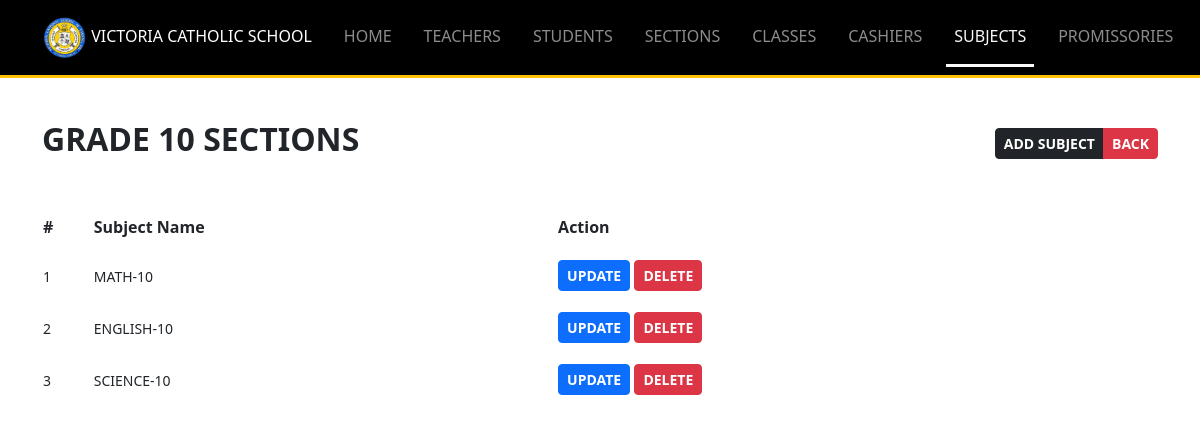
The page /Resources/views/admin/view_subjects.php?id=10 (signed in) on the database its author committed.
### tables this page shows
CREATE TABLE `subjects` (
  `id` int(11) NOT NULL,
  `name` varchar(255) DEFAULT NULL,
  `grade` enum('7','8','9','10') DEFAULT NULL,
  `created_at` timestamp NOT NULL DEFAULT current_timestamp(),
  `updated_at` timestamp NOT NULL DEFAULT current_timestamp() ON UPDATE current_timestamp()
);

### Backend-routes/admin/includes_get_specific_subjects_route.php (called while the page is built, shortened)
<?php
try {
    require_once $_SERVER['DOCUMENT_ROOT']."/Middleware/CheckIfAdmin.php";
    $fileName = "Location: subjects.php";
    require_once $_SERVER['DOCUMENT_ROOT']."/Backend-routes/admin/includes_user_checker_router.php";
    $stmt = $conn->prepare("SELECT * FROM subjects WHERE grade = ?");
    $stmt->bind_param("s", $accountID);
    $stmt->execute();
    $result = $stmt->get_result();
} catch (Exception $e) {
    errorSender('error '.$e->getMessage(), $fileName);
}
?>

### Resources/views/admin/view_subjects.php (the view, shortened to what this page needs)
<?php
require_once $_SERVER['DOCUMENT_ROOT']."/Middleware/CheckIfAdmin.php";
require_once $_SERVER['DOCUMENT_ROOT']."/Backend-routes/admin/includes_get_specific_subjects_route.php";
$count = 1;
require_once "../includes/header_layout.php";
?>
<body>
    <?php
        include "includes/navbar.php";
     ?>
     <div class="container mt-5">
        <div class="d-flex justify-content-between align-items-center mb-5">
            <h2 class="fw-bold">GRADE <?php echo $accountID ?> SECTIONS</h2>
            <div class="btn-group">
                <a href="teacher-add.php" class="btn btn-sm fw-bold btn-dark" data-bs-toggle="modal" data-bs-target="#addModal">ADD SUBJECT</a>
                <a href="subjects.php" class="btn btn-sm btn-danger fw-bold">BACK</a>
            </div>
        </div>
           <div class="table-responsive">
              <table id="sectionsTable">
                <thead>
                  <tr>
                    <th scope="col">#</th>
                    <th scope="col">Subject Name</th>
                    <th scope="col">Action</th>
                  </tr>
                </thead>
                <tbody id="tbody-sections">
                  <?php
                  foreach($result as $row){
                    ?>
                    <tr>
                      <td>
                        <small class="text-dark">
                          <?php echo $count++ ?>
                        </small>
                      </td>
                      <td>
                        <small class="text-dark">
                          <?php echo strtoupper($row['name'])."-".$accountID ?>
                        </small>
                      </td>
                      <td>
                          <a class="btn btn-sm btn-primary fw-bold" href="update_subject.php?id=<?php echo $row['id'].'&grade='.$accountID ?>">UPDATE</a>
                          <button class="btn btn-sm btn-danger fw-bold" onclick="confirmDelete('../../../Backend-routes/admin/delete_subject_route.php?id=<?php echo $row['id'].'&grade='.$accountID ?>', 'Section')">DELETE</button>
                      </td>
                    </tr>
                  <?php
                   }
                  ?>
                </tbody>
              </table>
           </div>
     </div>
</body>
<?php
	require_once "../includes/includes_scripts.php";
?>

### Resources/css/style.css (style rules this page uses)
th, td { white-space: nowrap !important; }
tr td { padding-top: 20px !important; }
table { width: 100% !important; }

### rows shown on the page
subjects: name "MATH"
subjects: name "ENGLISH"
subjects: name "SCIENCE"

### other values the page prints
$accountID "10"
